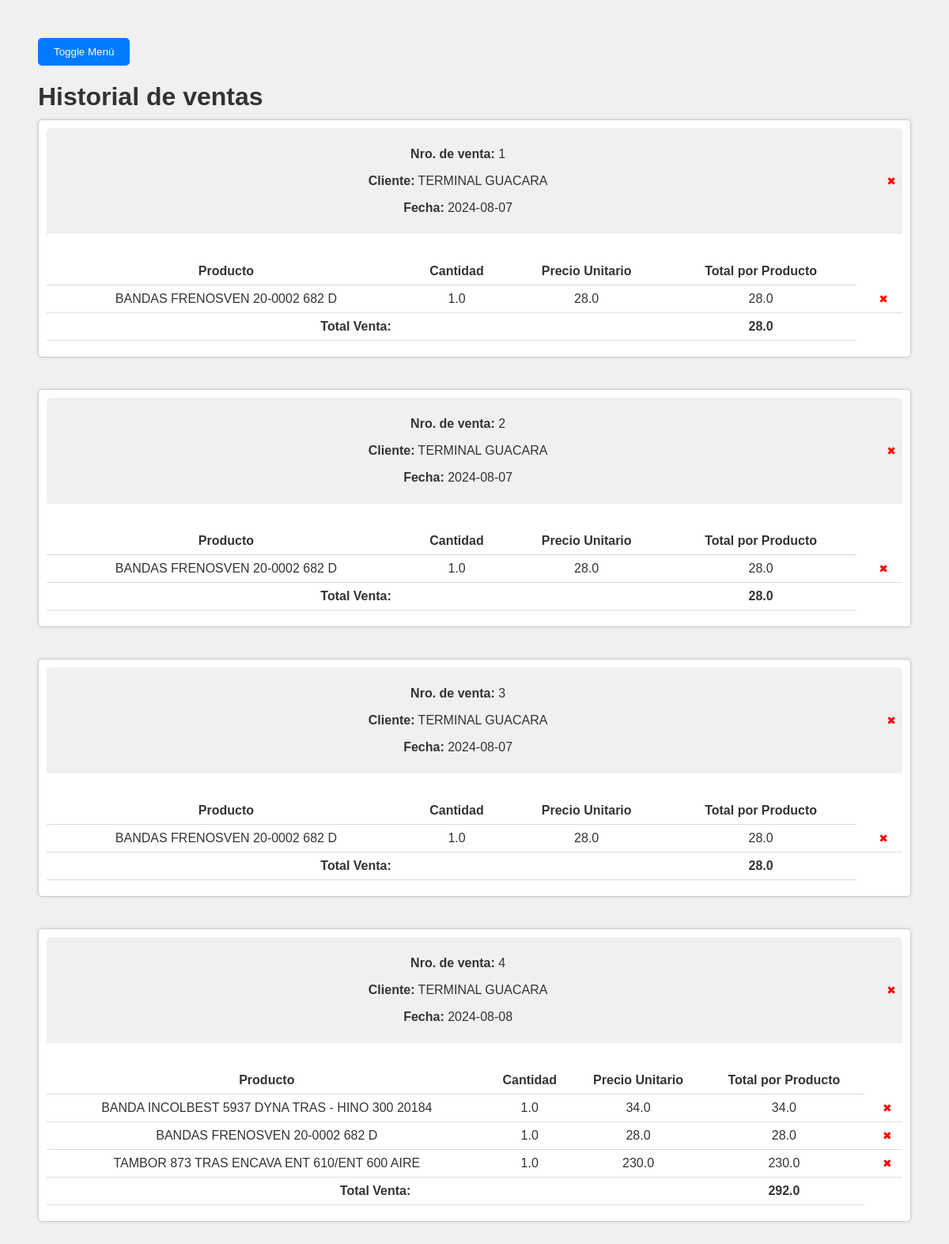
Before: /historial_ventas with the older database file.
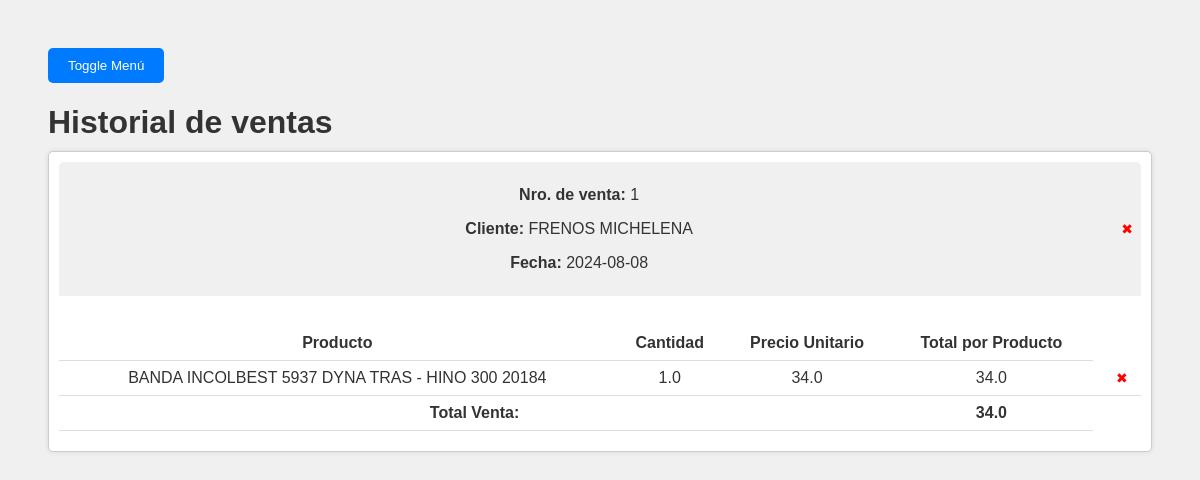
After: the same page with the newer database file.
### tables this page shows
CREATE TABLE Ventas (
    id INTEGER PRIMARY KEY AUTOINCREMENT,
    numero_venta INTEGER,
    cliente TEXT,
    producto TEXT,
    cantidad INTEGER,
    precio REAL,
    costo REAL,
    fecha DATE,
    FOREIGN KEY (cliente) REFERENCES Clientes(nombre_cliente)
);

### routes/historial_ventas.py (the view)
@historial_ventas_bp.route('/historial_ventas')
def historial_ventas():
    db = get_db()
    cursor = db.execute('SELECT id, numero_venta, cliente, fecha, producto, cantidad, precio FROM Ventas ORDER BY numero_venta')
    ventas = cursor.fetchall()
    for venta in ventas:
        id = venta['id']
    ventas_agrupadas = []
    current_numero_venta = None
    venta_actual = None
    for venta in ventas:
        if venta['numero_venta'] != current_numero_venta:
            if venta_actual:
                total_venta = sum(producto['cantidad'] * producto['precio'] for producto in venta_actual['productos'])
                venta_actual['total_venta'] = total_venta
                ventas_agrupadas.append(venta_actual)
            venta_actual = {
                'numero_venta': venta['numero_venta'],
                'cliente': venta['cliente'],
                'fecha': venta['fecha'],
                'productos': []
            }
            current_numero_venta = venta['numero_venta']
        try:
            cantidad = float(venta['cantidad']) if venta['cantidad'] else 0.0
        except ValueError:
            cantidad = 0.0
        try:
            precio = float(venta['precio']) if venta['precio'] else 0.0
        except ValueError:
            precio = 0.0
        venta_actual['productos'].append({
            'id': venta['id'],
            'producto': venta['producto'],
            'cantidad': cantidad,  # Convertir a float
            'precio': precio  # Convertir a float
        })
    if venta_actual:
        total_venta = sum(float(producto['cantidad']) * float(producto['precio']) for producto in venta_actual['productos'])
        venta_actual['total_venta'] = total_venta
        ventas_agrupadas.append(venta_actual)
    return render_template('historial_ventas.html', ventas=ventas_agrupadas)

### app.py (called while the page is built)
def create_app():
    app = Flask(__name__, template_folder='templates')
    app.config['SECRET_KEY'] = cargar_clave_secreta()
    @app.before_request
    def before_request():
        g.db = get_db()
    @app.teardown_appcontext
    def teardown_appcontext(error):
        close_db(error)
    @app.route('/')
    def index():
        print('hola')
        return render_template('index.html')
    app.register_blueprint(agregar_stock_bp)
    app.register_blueprint(sumar_stock_bp)
    app.register_blueprint(automatizar_mensajes_bp)
    app.register_blueprint(crear_notas_entrega_bp)
    app.register_blueprint(historial_ventas_bp)
    app.register_blueprint(manejar_credito_bp)
    app.register_blueprint(mostrar_inventario_bp)
    app.register_blueprint(nueva_venta_bp)
    return app

### routes/database.py (called while the page is built)
def get_db():
    if 'db' not in g:
        g.db = sqlite3.connect(DATABASE)
        g.db.row_factory = sqlite3.Row
    return g.db

### templates/historial_ventas.html (shortened to what this page needs)
<!DOCTYPE html>
<html lang="en">
<head>
    <link rel="stylesheet" href="{{ url_for ('static', filename='style.css')}}">
</head>
<body>
    <div class="contenido-principal">
        <button id="toggle-button">Toggle Menú</button>
        <h1 class="titulo_principal">Historial de ventas</h1>
        <div id="historial" class="ventas-container">
            {% for venta in ventas %}
            <div class="venta-card">
                <div class="venta-header">
                    <div>
                        <p><strong>Nro. de venta:</strong> {{ venta.numero_venta }}</p>
                        <p><strong>Cliente:</strong> {{ venta.cliente }}</p>
                        <p><strong>Fecha:</strong> {{ venta.fecha }}</p>
                    </div>
                    <form action="/eliminar_venta/{{ venta.numero_venta }}" method="post">
                        <span class="eliminar-venta" title="Eliminar Venta" onclick="this.parentElement.submit()">&#x2716;</span>
                    </form>
                </div>
                <div class="venta-body">
                    <table>
                        <thead>
                            <tr>
                                <th>Producto</th>
                                <th>Cantidad</th>
                                <th>Precio Unitario</th>
                                <th>Total por Producto</th>
                            </tr>
                        </thead>
                        <tbody>
                            {% for producto in venta.productos %}
                            <tr>
                                <td>{{ producto.producto }}</td>
                                <td>{{ producto.cantidad }}</td>
                                <td>{{ producto.precio }}</td>
                                <td>{{ producto.cantidad * producto.precio }}</td>
                                <td>
                                    <form action="/eliminar_producto/{{ venta.numero_venta }}/{{ producto.id }}" method="post">
                                        <span class="eliminar-venta" title="Eliminar Producto" onclick="this.parentElement.submit()">&#x2716;</span>
                                    </form>
                                </td>
                            </tr>
                            {% endfor %}
                        </tbody>
                        <tfoot>
                            <tr>
                                <td colspan="3"><strong>Total Venta:</strong></td>
                                <td><strong>{{ venta.total_venta }}</strong></td>
                            </tr>
                        </tfoot>
                    </table>
                </div>
            </div>
            {% endfor %}
        </div>
    </div>
</body>
</html>

### static/style.css (style rules this page uses)
body { font-family: Arial, sans-serif; background-color: #f0f0f0; padding: 20px; display: flex; justify-content: space-between; color: #333333; }
h1, h2, h3, h4, h5, h6 { color: #f0f0f0; margin-bottom: 10px; }
button { background-color: #007BFF; color: white; border: none; padding: 10px 20px; border-radius: 5px; cursor: pointer; transition: background-color 0.3s ease; }
table { width: 100%; border-collapse: collapse; margin-top: 10px; text-align: center; }
th, td { padding: 8px; text-align: center; border-bottom: 1px solid #dddddd; }
.contenido-principal { margin-left: 0; width: 100%; padding: 20px; transition: margin-left 0.3s ease; }
.ventas-container { display: flex; flex-wrap: wrap; gap: 20px; }
.venta-card { background-color: #ffffff; border: 1px solid #cccccc; border-radius: 5px; box-shadow: 0 0 5px rgba(0, 0, 0, 0.1); width: calc(100% - 20px); padding: 10px; position: relative; margin-bottom: 20px; }
.venta-header { background-color: #f0f0f0; border-top-left-radius: 5px; border-top-right-radius: 5px; padding: 8px; margin-bottom: 10px; display: flex; justify-content: space-between; align-items: center; text-align: center; flex-wrap: wrap; }
.venta-header > div { flex: 1; margin-right: 20px; }
.venta-body { padding: 10px 0; }
.eliminar-venta { font-size: 14px; color: #ff0000; cursor: pointer; margin-left: 10px; }
.titulo_principal { color: #333; }

Changed rows visible on the page:
removed Ventas: numero_venta "1", cliente "TERMINAL GUACARA", fecha "2024-08-07", producto "BANDAS FRENOSVEN 20-0002 682 D", cantidad "1.0", precio "28.0", producto.cantidad*producto.precio "28.0", total_venta "28.0"
removed Ventas: numero_venta "2", cliente "TERMINAL GUACARA", fecha "2024-08-07", producto "BANDAS FRENOSVEN 20-0002 682 D", cantidad "1.0", precio "28.0", producto.cantidad*producto.precio "28.0", total_venta "28.0"
removed Ventas: numero_venta "3", cliente "TERMINAL GUACARA", fecha "2024-08-07", producto "BANDAS FRENOSVEN 20-0002 682 D", cantidad "1.0", precio "28.0", producto.cantidad*producto.precio "28.0", total_venta "28.0"
removed Ventas: numero_venta "4", cliente "TERMINAL GUACARA", fecha "2024-08-08", producto "BANDA INCOLBEST 5937 DYNA TRAS - HINO 300 20184", cantidad "1.0", precio "34.0", producto.cantidad*producto.precio "34.0", total_venta "292.0"
removed Ventas: producto "BANDAS FRENOSVEN 20-0002 682 D", cantidad "1.0", precio "28.0", producto.cantidad*producto.precio "28.0", shown under "4"
removed Ventas: producto "TAMBOR 873 TRAS ENCAVA ENT 610/ENT 600 AIRE", cantidad "1.0", precio "230.0", producto.cantidad*producto.precio "230.0", shown under "4"
added Ventas: numero_venta "1", cliente "FRENOS MICHELENA", fecha "2024-08-08", producto "BANDA INCOLBEST 5937 DYNA TRAS - HINO 300 20184", cantidad "1.0", precio "34.0", producto.cantidad*producto.precio "34.0", total_venta "34.0"
